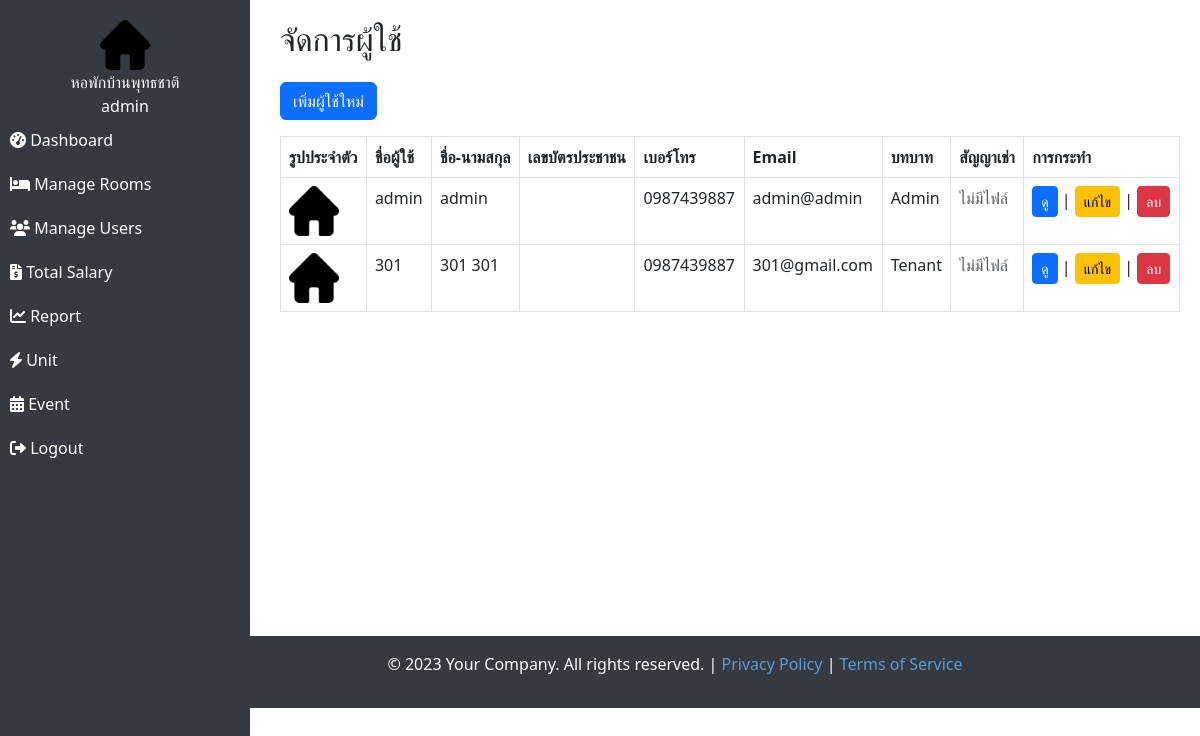
Before: /admin/manage_users.php (signed in) with the older database file.
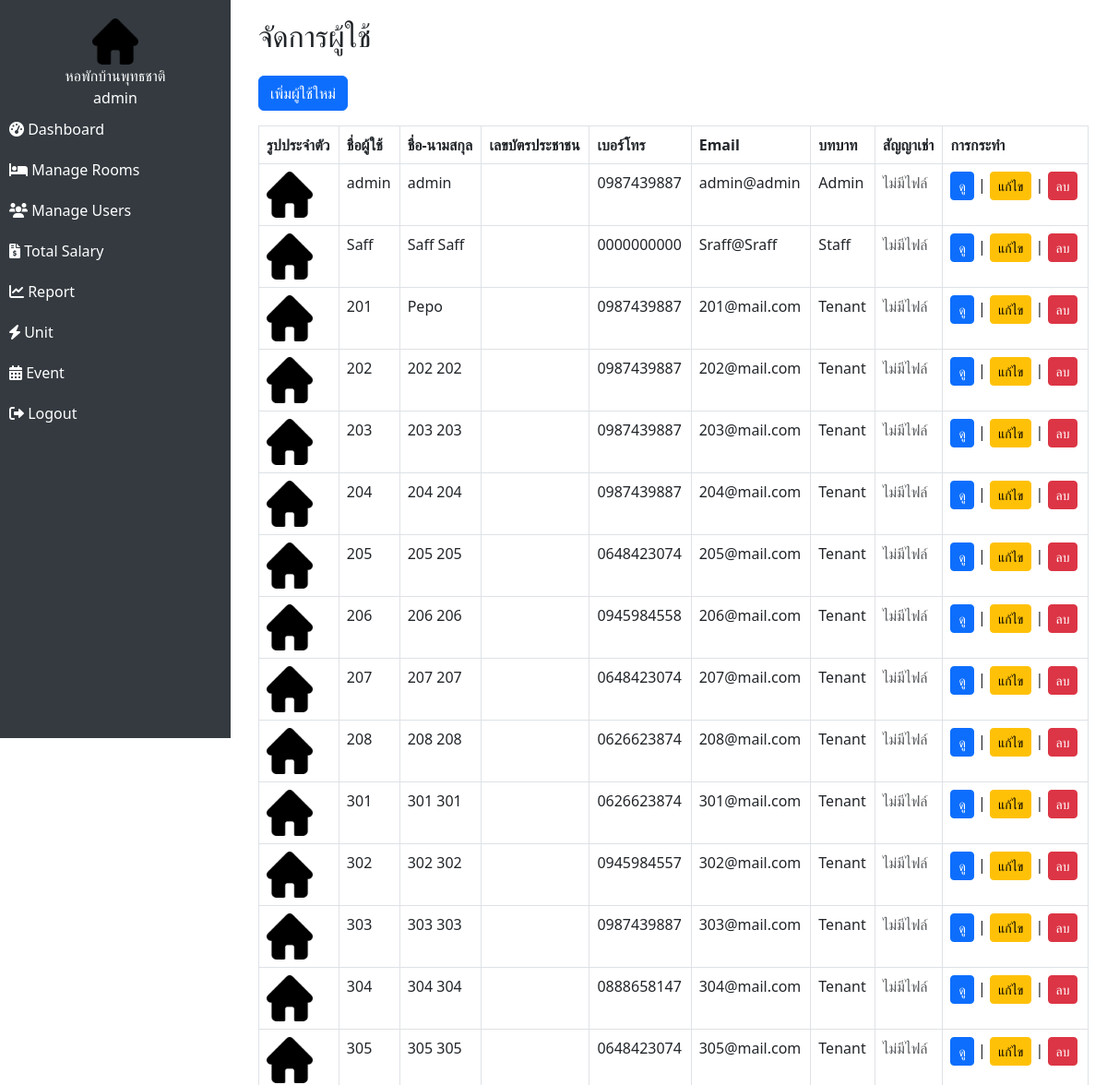
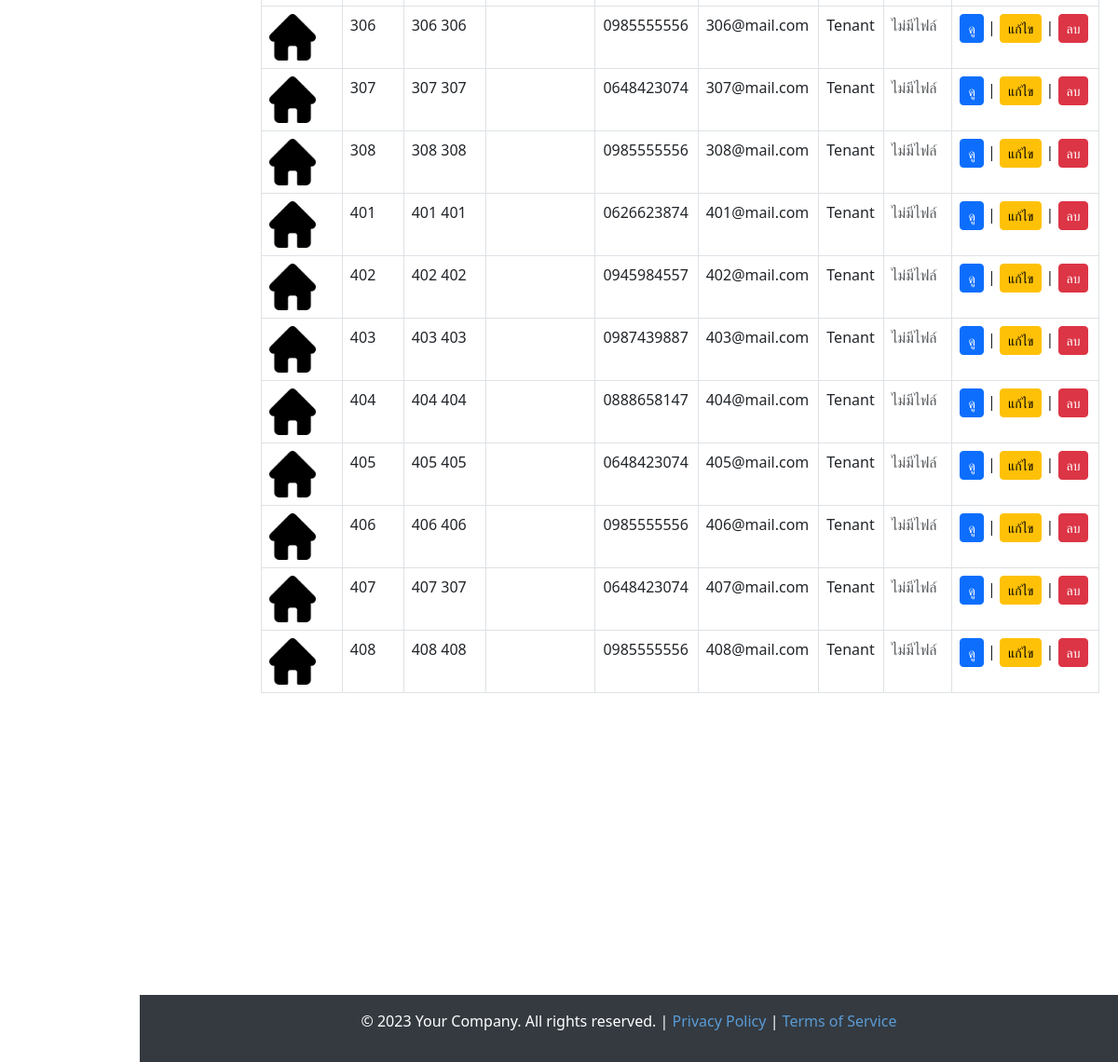
After: the same page with the newer database file (2 pictures, top to bottom).
### tables this page shows
CREATE TABLE `users` (
  `id` int(11) NOT NULL,
  `username` varchar(50) NOT NULL,
  `password` varchar(255) NOT NULL,
  `role` enum('admin','owner','staff','tenant') NOT NULL,
  `full_name` varchar(100) NOT NULL,
  `phone` varchar(20) DEFAULT NULL,
  `email` varchar(100) DEFAULT NULL,
  `created_at` timestamp NOT NULL DEFAULT current_timestamp()
);

### admin/manage_users.php (the view, shortened to what this page needs)
<?php
include("../config/database.php");
$result = $conn->query("SELECT id, username, full_name, phone, email, role, IDCard, img, charter FROM users");
if (isset($_SESSION['user_id'])) {
    $user_id = $_SESSION['user_id'];
    $user_sql = "SELECT full_name FROM users WHERE id = ?";
    $stmt = $conn->prepare($user_sql);
    $stmt->bind_param("i", $user_id);
    $stmt->execute();
    $user_result = $stmt->get_result();
    $user_data = $user_result->fetch_assoc();
    $full_name = $user_data['full_name'] ?? 'Guest';
} else {
    $full_name = 'Guest';
}
?>
<!DOCTYPE html>
<html lang="en">
<head>
    <link href="https://cdn.jsdelivr.net/npm/bootstrap@5.3.0/dist/css/bootstrap.min.css" rel="stylesheet">
    <link rel="stylesheet" href="https://cdn.jsdelivr.net/npm/bootstrap-icons@1.10.5/font/bootstrap-icons.css">
    <link rel="stylesheet" href="https://cdnjs.cloudflare.com/ajax/libs/font-awesome/6.0.0-beta3/css/all.min.css">
</head>
<body>
    <?php
    include "../assets/assets/admin_sidebar.php";
    ?>
    <div class="content">
        <h2 class="mb-4">จัดการผู้ใช้</h2>
        <a href="add_user.php" class="btn btn-primary mb-3">เพิ่มผู้ใช้ใหม่</a>
        <table class="table table-bordered">
            <thead>
                <tr>
                    <th>รูปประจำตัว</th>
                    <th>ชื่อผู้ใช้</th>
                    <th>ชื่อ-นามสกุล</th>
                    <th>เลขบัตรประชาชน</th>
                    <th>เบอร์โทร</th>
                    <th>Email</th>
                    <th>บทบาท</th>
                    <th>สัญญาเช่า</th>
                    <th>การกระทำ</th>
                </tr>
            </thead>
            <tbody>
                <?php while ($row = $result->fetch_assoc()) { ?>
                <tr>
                    <td>
                        <?php if (!empty($row["img"])): ?>
                        <img src="../assets/Data/img/<?= $row["img"] ?>" alt="รูปประจำตัว"
                            style="width: 50px; height: 50px; object-fit: cover;">
                        <?php else: ?>
                        <img src="../assets/images/home.png" alt="รูปเริ่มต้น"
                            style="width: 50px; height: 50px; object-fit: cover;">
                        <?php endif; ?>
                    </td>
                    <td><?= $row["username"] ?></td>
                    <td><?= $row["full_name"] ?></td>
                    <td><?= $row["IDCard"] ?></td>
                    <td><?= $row["phone"] ?></td>
                    <td><?= $row["email"] ?></td>
                    <td><?= ucfirst($row["role"]) ?></td>
                    <td>
                        <?php if (!empty($row["charter"]) && $row["charter"] != ""): ?>
                        <a href="../assets/Data/file_Charter/<?= $row["charter"] ?>" download
                            class="btn btn-info btn-sm">
                            <i class="fas fa-file-download"></i> ดาวน์โหลด สัญญาเช่า
                        </a>
                        <?php else: ?>
                        <span class="text-muted">ไม่มีไฟล์</span>
                        <?php endif; ?>
                    </td>
                    <td>
                        <button class="btn btn-primary btn-sm" data-bs-toggle="modal"
                            data-bs-target="#viewModal<?= $row["id"] ?>">ดู</button> |
                        <a href="edit_user.php?id=<?= $row["id"] ?>" class="btn btn-warning btn-sm">แก้ไข</a> |
                        <a href="manage_users.php?delete=<?= $row["id"] ?>" class="btn btn-danger btn-sm"
                            onclick="return confirm('คุณแน่ใจหรือไม่ว่าต้องการลบ?');">ลบ</a>
                    </td>
                </tr>
                <?php } ?>
            </tbody>
        </table>
    </div>
    <br><br><br><br><br><br><br><br> <br><br><br><br>
    <div class="footer">
        <p>&copy; 2023 Your Company. All rights reserved. | <a href="#">Privacy Policy</a> | <a href="#">Terms of
                Service</a></p>
    </div>
</body>
</html>

### assets/assets/admin_sidebar.php
<div class="sidebar">
    <center><img src="../assets/images/home.png" alt="Logo" width="50"></center>
    <center style="color: white;">หอพักบ้านพุทธชาติ</center>
    <center style="color: white;"><?php echo htmlspecialchars($full_name); ?></center>
    <a href="dashboard.php"><i class="fas fa-tachometer-alt"></i> Dashboard</a>
    <a href="manage_rooms.php"><i class="fas fa-bed"></i> Manage Rooms</a>
    <a href="manage_users.php"><i class="fas fa-users"></i> Manage Users</a>
    <a href="manage_bills.php"><i class="fas fa-file-invoice-dollar"></i> Total Salary</a>
    <a href="reports.php"><i class="fas fa-chart-line"></i> Report</a>
    <a href="electricity_and_water_unit.php"><i class="fas fa-bolt"></i> Unit</a>
    <a href="event.php"><i class="fas fa-calendar-alt"></i> Event</a>
    <a href="../public/logout.php"><i class="fas fa-sign-out-alt"></i> Logout</a>
</div>

Changed rows visible on the page:
added users: username "Saff", full_name "Saff Saff", phone "0000000000", email "Sraff@Sraff", role "Staff", shows "ไม่มีไฟล์"
changed users: username "301" → "201"; full_name "301 301" → "Pepo"; email "301@gmail.com" → "201@mail.com"
added users: username "202", full_name "202 202", phone "0987439887", email "202@mail.com", role "Tenant", shows "ไม่มีไฟล์"
added users: username "203", full_name "203 203", phone "0987439887", email "203@mail.com", role "Tenant", shows "ไม่มีไฟล์"
added users: username "204", full_name "204 204", phone "0987439887", email "204@mail.com", role "Tenant", shows "ไม่มีไฟล์"
added users: username "205", full_name "205 205", phone "0648423074", email "205@mail.com", role "Tenant", shows "ไม่มีไฟล์"
added users: username "206", full_name "206 206", phone "0945984558", email "206@mail.com", role "Tenant", shows "ไม่มีไฟล์"
added users: username "207", full_name "207 207", phone "0648423074", email "207@mail.com", role "Tenant", shows "ไม่มีไฟล์"
added users: username "208", full_name "208 208", phone "0626623874", email "208@mail.com", role "Tenant", shows "ไม่มีไฟล์"
added users: username "301", full_name "301 301", phone "0626623874", email "301@mail.com", role "Tenant", shows "ไม่มีไฟล์"
added users: username "302", full_name "302 302", phone "0945984557", email "302@mail.com", role "Tenant", shows "ไม่มีไฟล์"
added users: username "303", full_name "303 303", phone "0987439887", email "303@mail.com", role "Tenant", shows "ไม่มีไฟล์"
added users: username "304", full_name "304 304", phone "0888658147", email "304@mail.com", role "Tenant", shows "ไม่มีไฟล์"
added users: username "305", full_name "305 305", phone "0648423074", email "305@mail.com", role "Tenant", shows "ไม่มีไฟล์"
added users: username "306", full_name "306 306", phone "0985555556", email "306@mail.com", role "Tenant", shows "ไม่มีไฟล์"
added users: username "307", full_name "307 307", phone "0648423074", email "307@mail.com", role "Tenant", shows "ไม่มีไฟล์"
added users: username "308", full_name "308 308", phone "0985555556", email "308@mail.com", role "Tenant", shows "ไม่มีไฟล์"
added users: username "401", full_name "401 401", phone "0626623874", email "401@mail.com", role "Tenant", shows "ไม่มีไฟล์"
added users: username "402", full_name "402 402", phone "0945984557", email "402@mail.com", role "Tenant", shows "ไม่มีไฟล์"
added users: username "403", full_name "403 403", phone "0987439887", email "403@mail.com", role "Tenant", shows "ไม่มีไฟล์"
added users: username "404", full_name "404 404", phone "0888658147", email "404@mail.com", role "Tenant", shows "ไม่มีไฟล์"
added users: username "405", full_name "405 405", phone "0648423074", email "405@mail.com", role "Tenant", shows "ไม่มีไฟล์"
added users: username "406", full_name "406 406", phone "0985555556", email "406@mail.com", role "Tenant", shows "ไม่มีไฟล์"
added users: username "407", full_name "407 307", phone "0648423074", email "407@mail.com", role "Tenant", shows "ไม่มีไฟล์"
added users: username "408", full_name "408 408", phone "0985555556", email "408@mail.com", role "Tenant", shows "ไม่มีไฟล์"
